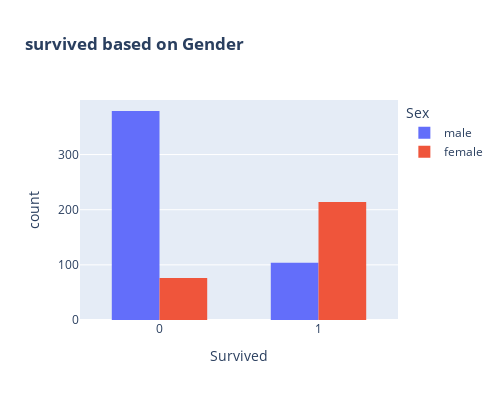

Notebook code cell kept with this figure:
### Code cell
fig=px.histogram(df,x='Survived',color='Sex',title='<b>survived based on Gender',barmode='group')
fig.update_layout(width=500,height=400,bargap=0.4)

### Figure 1 — Plotly figure (JSON) as saved in the notebook; plotly's stock layout.template omitted (floating-point values rounded to 4 significant figures; data arrays with more than 128 entries replaced by an {"elided": "..."} marker saying what was removed)
{"data": [{"alignmentgroup": "True", "bingroup": "x", "hovertemplate": "Sex=male<br>Survived=%{x}<br>count=%{y}<extra></extra>", "legendgroup": "male", "marker": {"color": "#636efa", "pattern": {"shape": ""}}, "name": "male", "offsetgroup": "male", "orientation": "v", "showlegend": true, "type": "histogram", "x": {"elided": "483 int values"}, "xaxis": "x", "yaxis": "y"}, {"alignmentgroup": "True", "bingroup": "x", "hovertemplate": "Sex=female<br>Survived=%{x}<br>count=%{y}<extra></extra>", "legendgroup": "female", "marker": {"color": "#EF553B", "pattern": {"shape": ""}}, "name": "female", "offsetgroup": "female", "orientation": "v", "showlegend": true, "type": "histogram", "x": {"elided": "290 int values"}, "xaxis": "x", "yaxis": "y"}], "layout": {"bargap": 0.4, "barmode": "group", "height": 400, "legend": {"title": {"text": "Sex"}, "tracegroupgap": 0}, "title": {"text": "<b>survived based on Gender"}, "width": 500, "xaxis": {"anchor": "y", "domain": [0, 1], "title": {"text": "Survived"}}, "yaxis": {"anchor": "x", "domain": [0, 1], "title": {"text": "count"}}}}
